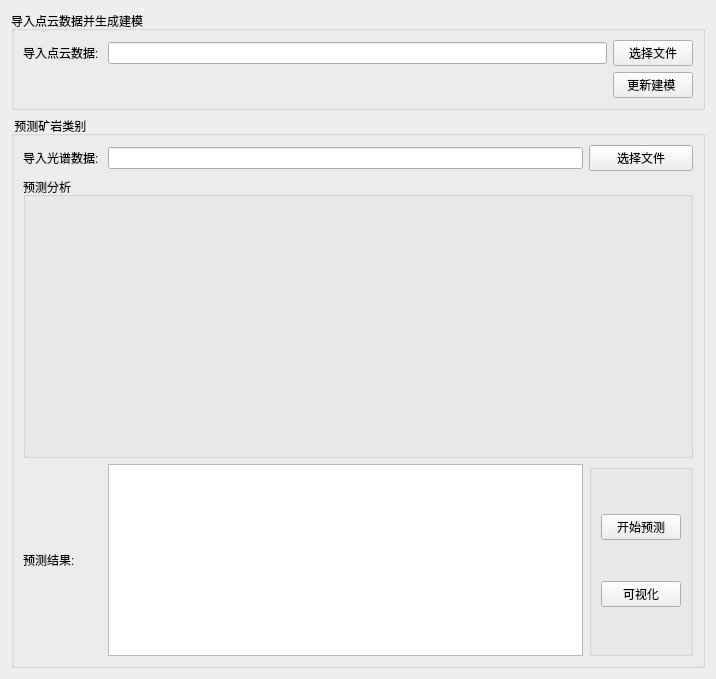
      <widget class="QWidget" name="predictTab">
       <attribute name="title">
        <string>导入点云与预测</string>
       </attribute>
       <layout class="QGridLayout" name="gridLayout_2">
        <item row="1" column="0">
         <widget class="QGroupBox" name="groupBox_9">
          <property name="title">
           <string> 预测矿岩类别</string>
          </property>
          <layout class="QGridLayout" name="gridLayout_11">
           <item row="1" column="0" colspan="3">
            <widget class="QGroupBox" name="groupBox_10">
             <property name="title">
              <string>预测分析</string>
             </property>
             <layout class="QGridLayout" name="gridLayout_12">
              <item row="0" column="0">
               <widget class="QLabel" name="pre_pic_1">
                <property name="sizePolicy">
                 <sizepolicy hsizetype="Fixed" vsizetype="Fixed">
                  <horstretch>0</horstretch>
                  <verstretch>0</verstretch>
                 </sizepolicy>
                </property>
                <property name="minimumSize">
                 <size>
                  <width>320</width>
                  <height>240</height>
                 </size>
                </property>
                <property name="text">
                 <string/>
                </property>
               </widget>
              </item>
              <item row="0" column="1">
               <widget class="QLabel" name="pre_pic_2">
                <property name="sizePolicy">
                 <sizepolicy hsizetype="Fixed" vsizetype="Fixed">
                  <horstretch>0</horstretch>
                  <verstretch>0</verstretch>
                 </sizepolicy>
                </property>
                <property name="minimumSize">
                 <size>
                  <width>320</width>
                  <height>240</height>
                 </size>
                </property>
                <property name="text">
                 <string/>
                </property>
               </widget>
              </item>
             </layout>
            </widget>
           </item>
           <item row="2" column="1">
            <widget class="QTableWidget" name="prediction_table"/>
           </item>
           <item row="2" column="0">
            <widget class="QLabel" name="label_29">
             <property name="text">
              <string>预测结果: </string>
             </property>
            </widget>
           </item>
           <item row="0" column="1">
            <widget class="QLineEdit" name="filepath2_2">
             <property name="readOnly">
              <bool>true</bool>
             </property>
            </widget>
           </item>
           <item row="0" column="0">
            <widget class="QLabel" name="label_28">
             <property name="text">
              <string>导入光谱数据: </string>
             </property>
            </widget>
           </item>
           <item row="0" column="2">
            <widget class="QPushButton" name="button2_2">
             <property name="text">
              <string>选择文件</string>
             </property>
            </widget>
           </item>
           <item row="2" column="2">
            <widget class="QGroupBox" name="groupBox_11">
             <property name="title">
              <string/>
             </property>
             <layout class="QVBoxLayout" name="verticalLayout">
              <item>
               <widget class="QPushButton" name="prediction">
                <property name="text">
                 <string>开始预测</string>
                </property>
               </widget>
              </item>
              <item>
               <widget class="QPushButton" name="virtualization">
                <property name="text">
                 <string>可视化</string>
                </property>
               </widget>
              </item>
             </layout>
            </widget>
           </item>
          </layout>
         </widget>
        </item>
        <item row="0" column="0">
         <widget class="QGroupBox" name="groupBox">
          <property name="title">
           <string>导入点云数据并生成建模</string>
          </property>
          <layout class="QGridLayout" name="gridLayout_10">
           <item row="0" column="1">
            <widget class="QLineEdit" name="filepath2_1">
             <property name="readOnly">
              <bool>true</bool>
             </property>
            </widget>
           </item>
           <item row="0" column="0">
            <widget class="QLabel" name="label_27">
             <property name="text">
              <string>导入点云数据: </string>
             </property>
            </widget>
           </item>
           <item row="0" column="2">
            <widget class="QPushButton" name="button2_1">
             <property name="text">
              <string>选择文件</string>
             </property>
            </widget>
           </item>
           <item row="1" column="2">
            <widget class="QPushButton" name="update3d">
             <property name="text">
              <string>更新建模 </string>
             </property>
            </widget>
           </item>
           <item row="1" column="1">
            <widget class="QLabel" name="pointcloud_status">
             <property name="text">
              <string/>
             </property>
            </widget>
           </item>
          </layout>
         </widget>
        </item>
       </layout>
      </widget>
